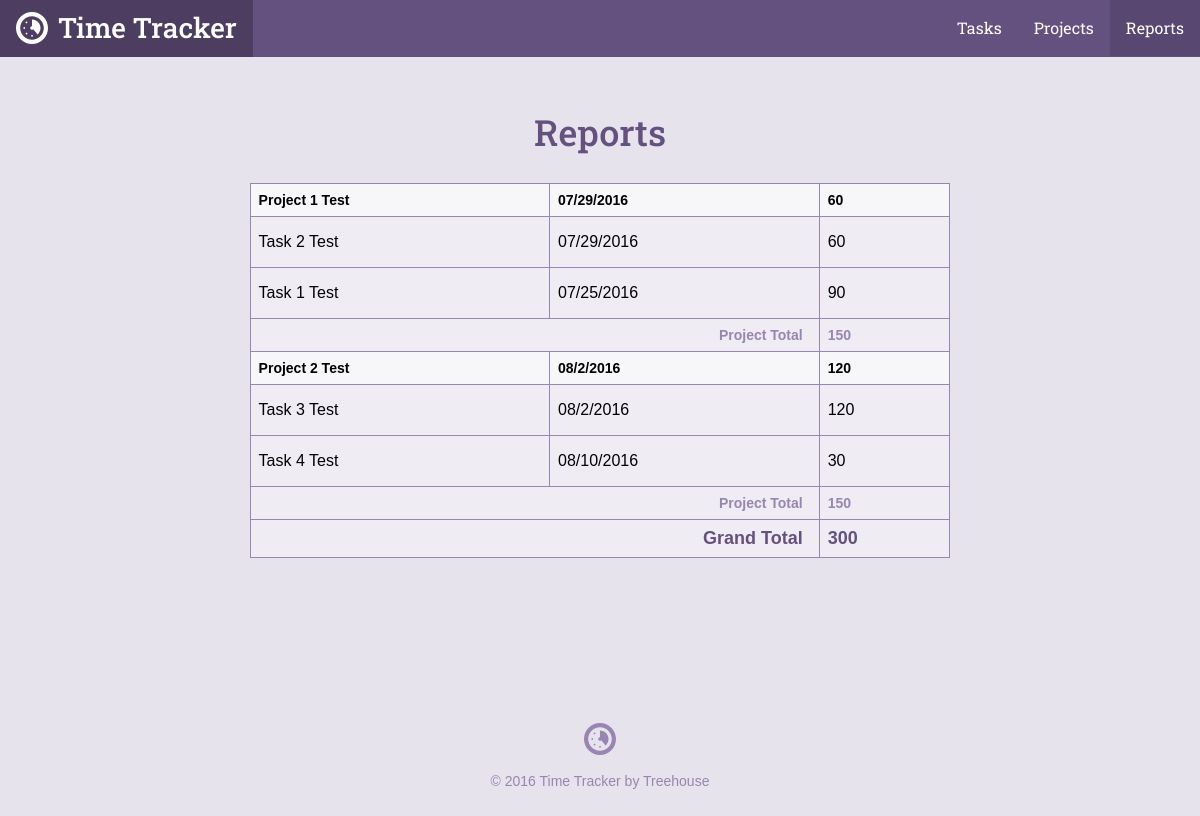
The app's page /reports.php, older data.
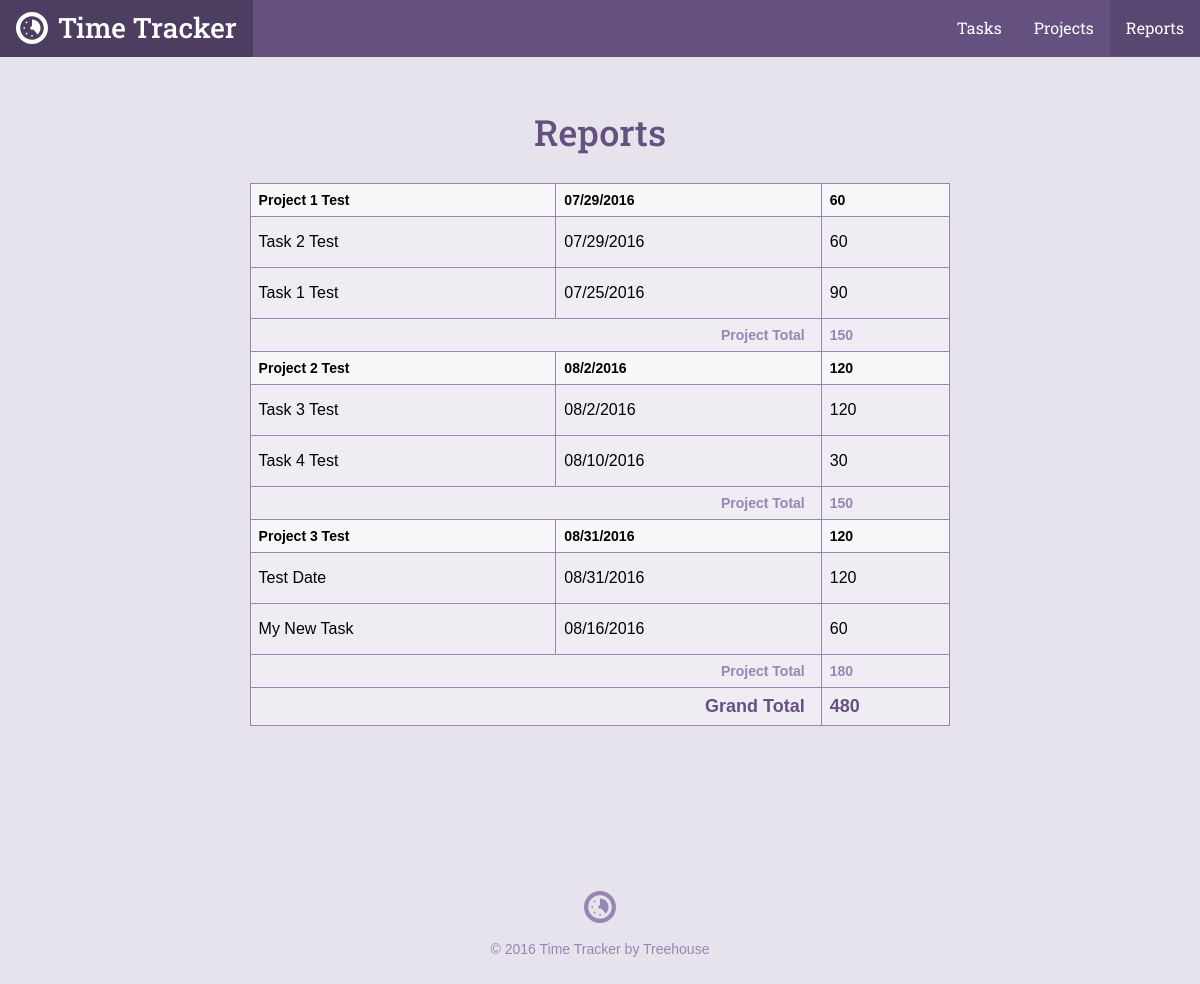
The same page, newer data.
### tables this page shows
CREATE TABLE `tasks` (
	`task_id`	INTEGER PRIMARY KEY AUTOINCREMENT,
	`project_id`	INTEGER,
	`title`	TEXT,
	`date`	INTEGER NOT NULL,
	`time`	TEXT NOT NULL
);

CREATE TABLE `projects` (
	`project_id`	INTEGER PRIMARY KEY AUTOINCREMENT,
	`title`	TEXT NOT NULL,
	`category`	TEXT NOT NULL
);

### inc/functions.php (called while the page is built, shortened)
<?php
function get_task_list($filter = null) {
    include 'connection.php';
    $sql = 'SELECT tasks.*, projects.title as project FROM tasks'
        . ' JOIN projects ON tasks.project_id = projects.project_id';
    $orderBy = ' ORDER BY date DESC';
    if ($filter) {
      $orderBy = ' ORDER BY projects.title ASC, date DESC';
    }
    try {
        $results = $db->prepare($sql . $orderBy);
        $results->execute();
    } catch (Exception $e) {
        echo "Error!: " . $e->getMessage() . "<br />";
        return array();
    }
    return $results->fetchAll(PDO::FETCH_ASSOC);
}

### reports.php (the view, shortened to what this page needs)
<?php
require 'inc/functions.php';
$page = "reports";
$filter = 'all';
include 'inc/header.php';
?>
<div class="col-container page-container">
    <div class="col col-70-md col-60-lg col-center">
        <div class="col-container">
            <h1 class='actions-header'>Reports</h1>
        </div>
        <div class="section page">
            <div class="wrapper">
                <table>
                    <?php
                    $total = $project_id = $project_total = 0;
                    $tasks = get_task_list($filter);
                    foreach ($tasks as $item) {
                      if ($project_id != $item['project_id']) {
                        $project_id = $item['project_id'];
                        echo "<thead>\n";
                        echo "<tr>\n";
                        echo "<th>" . $item['project'] . "</th>\n";
                        echo "<th>" . $item['date'] . "</th>\n";
                        echo "<th>" . $item['time'] . "</th>\n";
                        echo "</tr>\n";
                        echo "</thead>\n";
                      }
                      $project_total += $item['time'];
                      $total += $item['time'];
                      echo "<tr>\n";
                      echo "<td>". $item['title'] . "</td>\n";
                      echo "<td>". $item['date'] . "</td>\n";
                      echo "<td>". $item['time'] . "</td>\n";
                      echo "</tr>\n";
                      if (next($tasks)['project_id'] != $item['project_id']) {
                        echo "<tr>\n";
                        echo "<th class='project-total-label' colspan='2'>Project Total</th>\n";
                        echo "<th class='project-total-number'>$project_total</th>\n";
                        echo "</tr>\n";
                        $project_total = 0;
                      }
                    }
                    ?>
                    <tr>
                        <th class='grand-total-label' colspan='2'>Grand Total</th>
                        <th class='grand-total-number'><?php echo $total; ?></th>
                    </tr>
                </table>
            </div>
        </div>
    </div>
</div>
<?php include "inc/footer.php"; ?>

### inc/header.php (shortened to what this page needs)
<html>
<head>
	<link rel="stylesheet" href="css/style.css" type="text/css">
</head>
<body>
	<header class="header">
    <div class="col-container">
  		<h1>
        <a class="logo" href="./">
          <svg viewbox="0 0 64 64" class="logo-icon"><use xlink:href="#logo_icon"></use></svg>
          <span class="logo-name">Time Tracker</span>
        </a>
      </h1>
  		<ul class="nav">
        <li class="nav-item tasks<?php if ($page == "tasks") { echo " on"; } ?>"><a class="nav-link" href="task_list.php">Tasks</a></li>
        <li class="nav-item projects<?php if ($page == "projects") { echo " on"; } ?>"><a class="nav-link" href="project_list.php">Projects</a></li>
        <li class="nav-item reports<?php if ($page == "reports") { echo " on"; } ?>"><a class="nav-link" href="reports.php">Reports</a></li>
      </ul>
    </div>
  </header>
	<div id="content">

### inc/footer.php
</div>
	<footer class="footer">
    <div class="col-container">
      <svg viewbox="0 0 64 64" class="logo-icon"><use xlink:href="#logo_icon"></use></svg>
  		<p class="footer-copy">&copy; <?php echo date("Y"); ?> Time Tracker by Treehouse</p>
    </div>
	</footer>
</body>
</html>

### css/style.css (style rules this page uses)
*,:after,:before { box-sizing:border-box }
html { font-family:sans-serif;-ms-text-size-adjust:100%;-webkit-text-size-adjust:100% }
body { margin:0 }
article,aside,details,figcaption,figure,footer,header,hgroup,main,menu,nav,section,summary { display:block }
a { background-color:transparent }
h1 { font-size:2em;margin:.67em 0 }
svg:not(:root) { overflow:hidden }
table { border-collapse:collapse;border-spacing:0 }
td,th { padding:0 }
html { font-size:100%;line-height:1.5;-webkit-tap-highlight-color:transparent }
body { font-size:1rem;font-family:"Gotham Rounded A","Gotham Rounded B","Helvetica",Helvetica,Arial,sans-serif;font-style:normal;font-weight:400 }
.col { float:left;width:100% }
.col-container:before,.col-container:after { content:" ";display:table }
.col-container:after { clear:both }
.col-center { float:none;margin:0 auto }
@media screen and (min-width: 680px) { .col-70-md { width:70% !important } }
@media screen and (min-width: 960px) { .col-60-lg { width:60% !important } }
h1,h2,h3,h4,h5,h6 { color:#40484a;display:block;font-weight:500;margin:0;text-rendering:optimizeLegibility }
h1 { font-size:2.25rem }
p { color:#576366;font-size:1rem;line-height:1.5;margin:0 }
a { color:#3f8abf;cursor:pointer;transition:color 300ms 0s ease;text-decoration:none }
ul,ol { margin:0;padding:0 0 0 2rem }
body { background-color:#e7e3ed }
h1,h2,h3,h4,h5,h6 { color:#645180;font-family:"Roboto Slab", Helvetica, Arial, sans-serif }
p { color:#7D669E }
.header { background-color:#645180;overflow:hidden }
.header h1 { float:left }
.col-container { margin:0 auto;max-width:1200px }
.logo { display:inline-block;transition:background 200ms ease-in-out }
@media screen { .logo { padding:.4rem 1rem .7rem } }
@media screen and (min-width: 680px) { .logo { padding:.45rem 1rem .5rem } }
.logo-icon { width:32px;fill:#fff;margin-top:5px;float:left }
.footer .logo-icon { float:none;margin-bottom:1rem;fill:#9885b2 }
.logo-name { color:#fff;font-family:"Roboto Slab", Helvetica, Arial, sans-serif;margin-left:10px;font-size:1.75rem }
@media screen { .logo-name { display:none } }
@media screen and (min-width: 680px) { .logo-name { display:inline } }
.nav { float:right;list-style:none }
.nav-item { float:left }
.nav-item.on .nav-link { background-color:#584770;cursor:default }
.nav-link { color:#fff;font-family:"Roboto Slab", Helvetica, Arial, sans-serif;transition:background 200ms ease-in-out;padding:1rem;display:inline-block }
@media screen { .nav-link { font-size:15px } }
@media screen and (min-width: 680px) { .nav-link { font-size:16px } }
.actions-header { margin-bottom:1.5rem }
.page-container { text-align:center }
@media screen { .page-container { padding:1.5rem 1rem 0 1rem } }
@media screen and (min-width: 680px) { .page-container { padding-top:3rem } }
table { width:100%;text-align:left;background-color:#f4f2f7 }
@media screen { table { margin-bottom:1.5rem } }
@media screen and (min-width: 680px) { table { margin-bottom:0 } }
th,td { padding:.5rem;background-color:#efecf3;border:solid 1px #9885b2 !important }
td { padding:1rem .5rem }
th { font-size:.875rem }
thead th { background-color:#f7f6f9 !important }
.project-total-label { text-align:right;padding-right:1rem;color:#9885b2;font-size:.875rem }
.project-total-number { color:#9885b2 }
.grand-total-label { text-align:right;padding-right:1rem;color:#645180;font-size:1.125rem }
.grand-total-number { color:#645180;font-size:1.125rem }
.footer { padding:5rem 0 0 0;text-align:center }
@media screen { .footer { margin-top:1.5rem;margin-bottom:1.5rem } }
@media screen and (min-width: 680px) { .footer { margin-top:5rem } }
.footer-copy { font-size:.875rem;color:#9885b2 }

Row changes from the older to the newer data that the page shows:
added tasks: project.title "Project 3 Test", date "08/31/2016", time "120", title "Test Date"
added tasks: title "My New Task", date "08/16/2016", time "60", project_total "180"
Text that changed along with them:
$total: "300" → "480"
